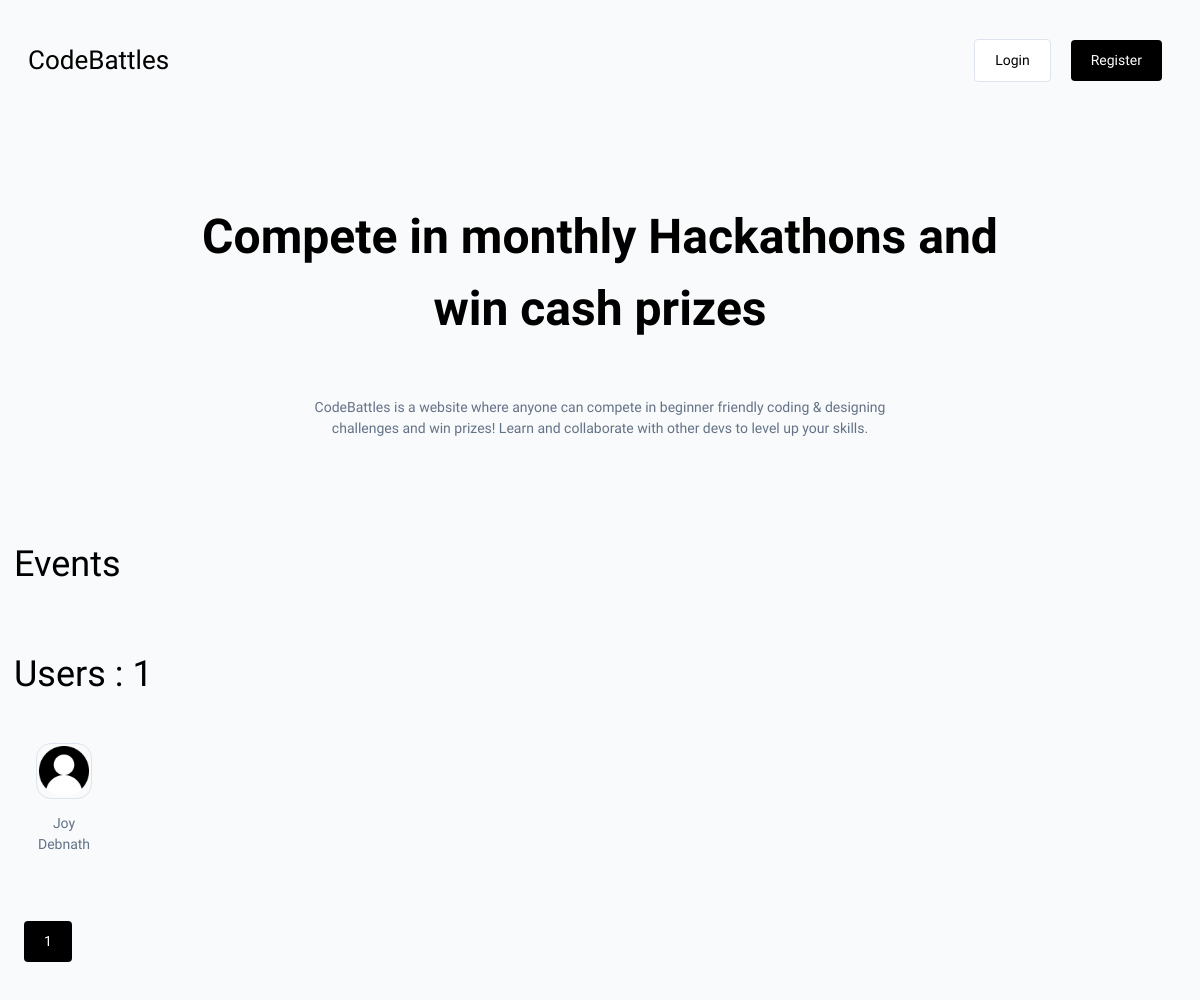
Before: / with the older database file.
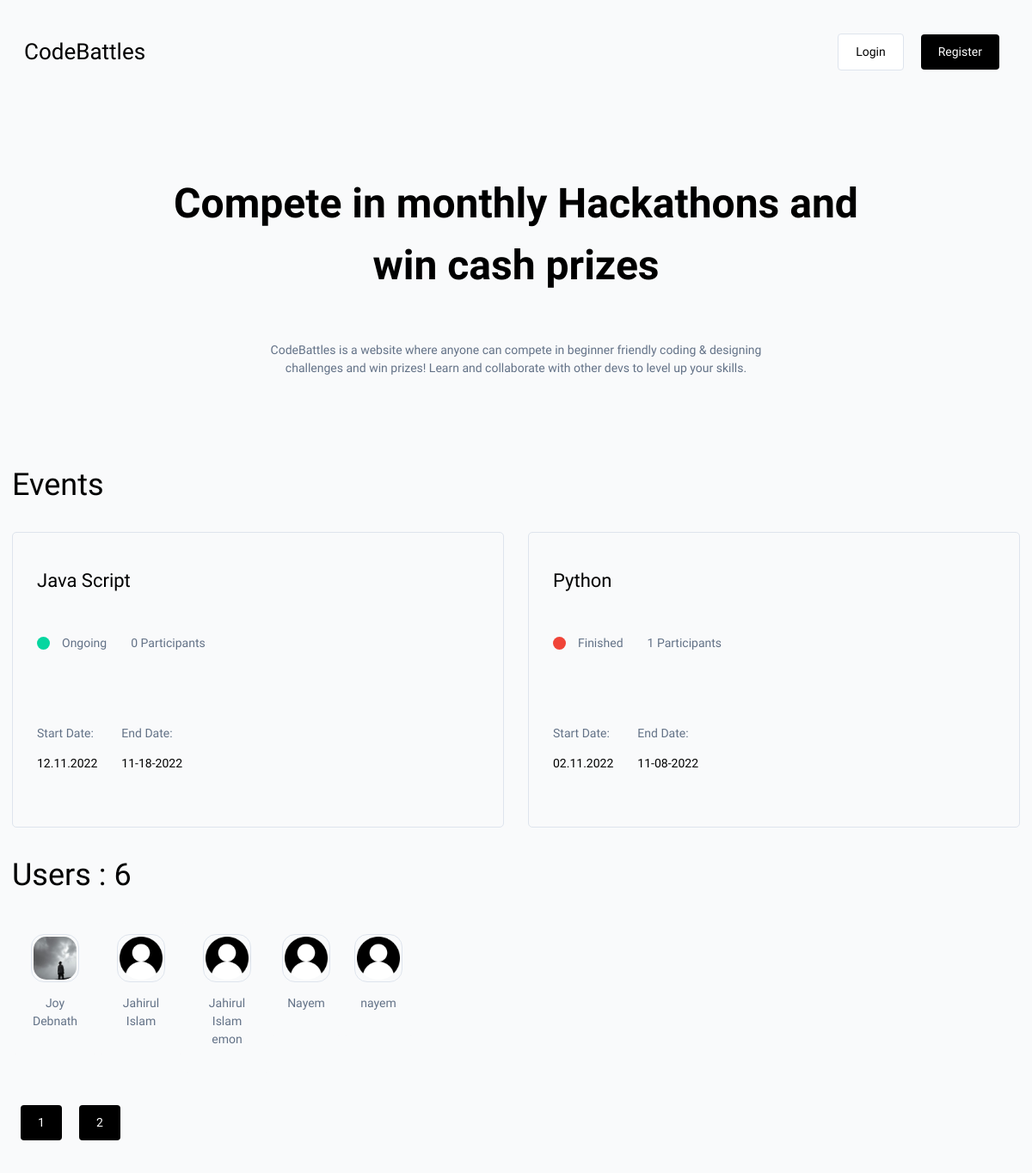
After: the same page with the newer database file.
### base/models.py (models this page shows, shortened)
class User(AbstractUser):
    name = models.CharField(max_length=100, null=True)
    email = models.EmailField(unique=True, null=True)
    bio = models.TextField(null=True, blank=True)
    professional_participant = models.BooleanField(default=True, null=True)
    avatar = ResizedImageField(size=[300, 300], default='avatar.png')
    id = models.UUIDField(default=uuid.uuid4, unique=True, primary_key=True, editable=False)
    USERNAME_FIELD = 'email'
    REQUIRED_FIELDS = ['username']
    twitter = models.URLField(max_length=500, null=True, blank=True)
    linkedin = models.URLField(max_length=500, null=True, blank=True)
    website = models.URLField(max_length=500, null=True, blank=True)
    facebook = models.URLField(max_length=500, null=True, blank=True)
    github = models.URLField(max_length=500, null=True, blank=True)
    class Meta:
        ordering = ['avatar']

class Event(models.Model):
    name = models.CharField(max_length=200)
    description = models.TextField(null=True, blank=True)
    participants = models.ManyToManyField(User, blank=True, related_name='events')
    start_date = models.DateTimeField(null=True)
    end_date = models.DateTimeField(null=True)
    registration_deadline = models.DateTimeField(null=True)
    updated = models.DateTimeField(auto_now=True)
    created = models.DateTimeField(auto_now_add=True)
    id = models.UUIDField(default=uuid.uuid4, unique=True, primary_key=True, editable=False)
    class Meta:
        ordering = ['-end_date']
    class Meta:
        ordering = ['-end_date']
    @property
    def event_status(self):
        status = None
        present = datetime.now().timestamp()
        deadline = self.registration_deadline.timestamp()
        past_deadline = (present > deadline)
        if past_deadline:
            status = 'Finished'
        else:
            status = 'Ongoing'
        return status

### base/views.py (the view)
# urls.py: path('', views.home, name='home'),
def home(request):
    limit = request.GET.get('limit')
    if limit == None:
        limit = 20
    limit = int(limit)
    users = User.objects.filter(professional_participant=True)
    count = users.count()
    page = request.GET.get('page')
    paginator = Paginator(users, 5)
    try:
        users = paginator.page(page)
    except PageNotAnInteger:
        page = 1
        users = paginator.page(page)
    except EmptyPage:
        page = paginator.num_pages
        users = paginator.page(page)
    pages = list(range(1, (paginator.num_pages + 1)))
    events = Event.objects.all()
    context = {'users': users, 'events': events, 'count': count, 'paginator': paginator, 'pages': pages}
    return render(request, 'home.html', context)

### templates/home.html (shortened to what this page needs)
{% extends 'base.html' %}
{% block content %}
    <div class="section" id="home__hero">
        <div id="hero__content">
            <h3 id="intro--headline">Compete in monthly Hackathons and win cash prizes</h3>
            <p id="intro--subheadline">CodeBattles is a website where anyone can compete in beginner friendly coding & designing challenges and win prizes! Learn and collaborate with other devs to level up your skills.</p>
        </div>
    </div>
    <div>
        <div>
            <h3>Events</h3>
        </div>
        <div class="events--lists section">
            {% for event in events %}
                <a href="{% url 'event' event.id %}">
                    <div class="event__wrapper">
                        <h5 class="event__preview--title">{{event.name}}</h5>
                        <div class="event__preview__details">
                            <div class="dot__wrapper">
                                {% if event.event_status == 'Ongoing' %}
                                    <div class="dot dot--green"></div>
                                {% else %}
                                     <div class="dot dot--red"></div>
                                {% endif %}
                                <p>{{ event.event_status }}</p>
                            </div>
                            <p>{{event.participants.all.count}} Participants</p>
                        </div>
                        <div class="event__preview__details__bottom">
                            <div>
                                <p>Start Date:</p>
                                <p class="event--date">{{event.start_date|date:"d.m.Y"}}</p>
                            </div>
                            <div>
                                <p>End Date:</p>
                                <p class="event--date">{{event.end_date|date:"m-d-Y"}}</p>
                            </div>
                        </div>
                    </div>
                </a>
            {% endfor %}
        </div>
    </div>
    <section>
        <h3>Users : {{count}}</h3>
        <div class="users--lists section">
            {% for user in users %}
                <a href="{% url 'profile' user.id%}">
                    <div class="wrapper--user">
                        <div class="avatar__border">
                            <img class="user--avatar--sm" src="{{user.avatar.url}}"/>
                        </div>
                        <p>{{user.name}}</p>
                    </div>
                </a>
            {% endfor %}
        </div>
        <div class="section paginator--wrapper">
            {% for page in pages %}
                <a class="btn btn--primary" href="?page={{page}}">{{page}}</a>
            {% endfor %}
        </div>
    </section>
{% endblock %}

### templates/base.html (shortened to what this page needs)
<!DOCTYPE html>
{% load static %}
<html lang="en">
<head>
    <link rel='stylesheet' type='text/css' media='screen' href='{% static "css/main.css" %}'>
    <link rel='stylesheet' type='text/css' media='screen' href='{% static "css/event.css" %}'>
</head>
<body>
  {% include 'navbar.html' %}
  <div class="container--main">
      {% block content %}
      {% endblock %}
  </div>
</body>
</html>

### templates/navbar.html (shortened to what this page needs)
<nav>
    <div id="logo--wrapper">
        <a href="{% url 'home' %}">
            <h4 id="logo--text">CodeBattles</h4>
        </a>
    </div>
    <div id="nav--col3">
        {% if request.user.is_authenticated %}
        <a class="btn btn--secondary" href="{% url 'account' %}">{{request.user.name}}</a>
        <a class="btn btn--primary" href="{% url 'logout' %}">Logout</a>
        {% else %}
        <a class="btn btn--secondary" href="{% url 'login' %}">Login</a>
        <a class="btn btn--primary" href="{% url 'register' %}">Register</a>
        {% endif %}
    </div>
</nav>

### static/css/main.css (style rules this page uses)
* { box-sizing: border-box; margin: 0; padding: 0; font-family: 'Readex Pro'; background-color: rgb(249, 250,251); line-height: 1.5em; color: #000; font-size: 14px; }
h1,h2,h3,h4,h5,h6 { font-weight: 500; }
h3 { font-size: 36px; }
h4 { font-size: 32px; }
h5 { font-size: 28px; }
p { color: #637287; }
a { text-decoration: none; }
.section { margin: 2em 0; }
.btn { padding: 10px 20px; border-radius: 4px; text-decoration: none; color: black; display: block; width: fit-content; margin: 10px; background-color: none; border: none; }
.btn--primary { background-color:#000; color: #fff; }
.btn--secondary { background-color:#fff; color: #000; border: 1px solid #DEE4ED; }
.container--main { width: 1200px; margin: 0 auto; padding:0 1em ; }
nav { display: flex; justify-content: space-between; align-items: center; width: 100%; padding: 0.5em 2em; }
nav a { text-decoration: none; color: black; margin: 0 10px; }
#logo--text { font-size: 26px; font-weight: 500; }
#nav--col3 { display: flex; justify-content: space-between; align-items: center; }
#intro--headline { font-weight: 600; font-size: 48px; text-align: center; }
#home__hero { padding-top: 2em; padding-bottom: 2em; }
#hero__content { max-width: 800px; margin: 0 auto; text-align: center; }
#intro--subheadline { padding: 2em 6em; }
.events--lists { display: grid; grid-template-columns: 1fr 1fr; gap: 2em; }
.event__wrapper { border: 1px solid #DEE4ED; padding: 2em; border-radius: 5px; }
.event__preview--title { font-size: 22px; text-decoration: none; color: #000; }
.event--date { color: #000; }
.dot__wrapper { display: flex; align-items: center; }
.dot__wrapper * { margin-right: .5em; }
.dot { background-color: grey; height: 15px; width: 15px; border-radius: 50%; }
.dot--green { background-color: #06D6A0; }
.dot--red { background-color: #F04438; }
.event__preview__details * { margin-right: 1em; }
.event__preview__details { display: flex; justify-content: flex-start; padding: 1.5em 0; }
.event__preview__details__bottom { display: flex; padding: 1.5em 0; }
.event__preview__details__bottom * { margin-right: 1em; }
.wrapper--user { display: flex; flex-direction: column; align-items: center; padding: 1em; border-radius: 5px; text-align: center; max-width: 100px; }
.wrapper--user * { margin-top: 1em; }
.avatar__border { border:1px solid #DEE4ED; width: fit-content; border-radius: 15px; margin: 0; padding: 2px; line-height: 0; }
.user--avatar--sm { height: 50px; width: 50px; object-fit: cover; border-radius: 15px; margin: 0; padding: 0; line-height: 0; }
.users--lists { display: flex; flex-wrap: wrap; }
.paginator--wrapper { display: flex; flex-wrap: wrap; }
@media (max-width:1200px) { .container--main { width: 100%; } }

### static/css/event.css (style rules this page uses)
* { line-height: 1.5em; }
h1,h2,h3,h4,h5,h6 { margin-top: 0.5em; margin-bottom: 0.5em; }
p { margin: 1em 0; }

Changed rows visible on the page:
added Event: name "Java Script", event_status "Ongoing", participants.all.count "0", start_date "12.11.2022", end_date "11-18-2022"
added Event: name "Python", event_status "Finished", participants.all.count "1", start_date "02.11.2022", end_date "11-08-2022"
changed User "Joy Debnath": avatar: picture added in place of a placeholder
added User: avatar (placeholder picture), name "Jahirul Islam"
added User: avatar (placeholder picture), name "Jahirul Islam emon"
added User: avatar (placeholder picture), name "Nayem"
added User: avatar (placeholder picture), name "nayem"
Other visible differences:
{{ count }}: "1" → "6"
new list line: "2"
